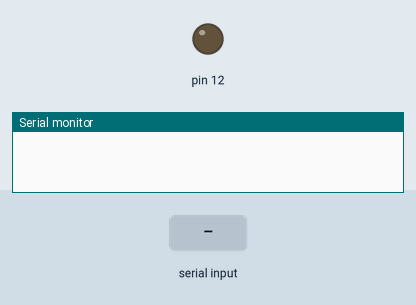
Simulated run of this sketch. Board: Arduino Uno, built with avr-gcc and run on an emulated ATmega328P. Shown: output pins drawn as LEDs (lit = HIGH), the last lines printed to the serial monitor. The test bench sets the inputs (shaded band).

Above: at 1.2 s.
1.3 s: "1" received over Serial
2.8 s: "0" received over Serial
At 3.6 s:
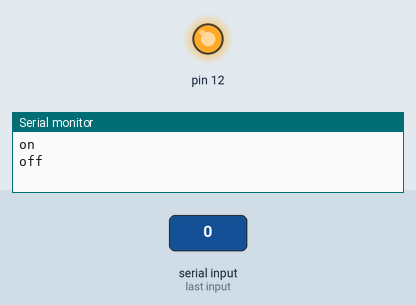
Timing chart, 0 to 5.8 s (numbered marks = the images above; inputs shaded):
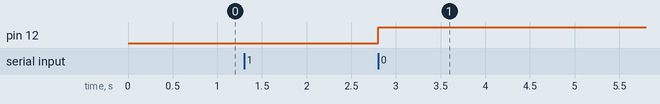

Measured:
- after the input at 2.8 s, pin 12: LOW → HIGH at once

The sketch:

relay.ino
```cpp
void setup() {
  // put your setup code here, to run once:
  pinMode(12,OUTPUT);
  Serial.begin(9600);
}
boolean flag=true;

void loop() {
  // put your main code here, to run repeatedly:
  char i=Serial.read();

  if(i=='1'&&flag==true)
  {
   Serial.println("on");
  digitalWrite(12,0);
  delay(1000);
  flag=false;
  }
  else  if(i=='0'&&flag==false)
  {
    Serial.println("off");
  digitalWrite(12,1);
  delay(1000);
  flag=true;
  }


}
```
